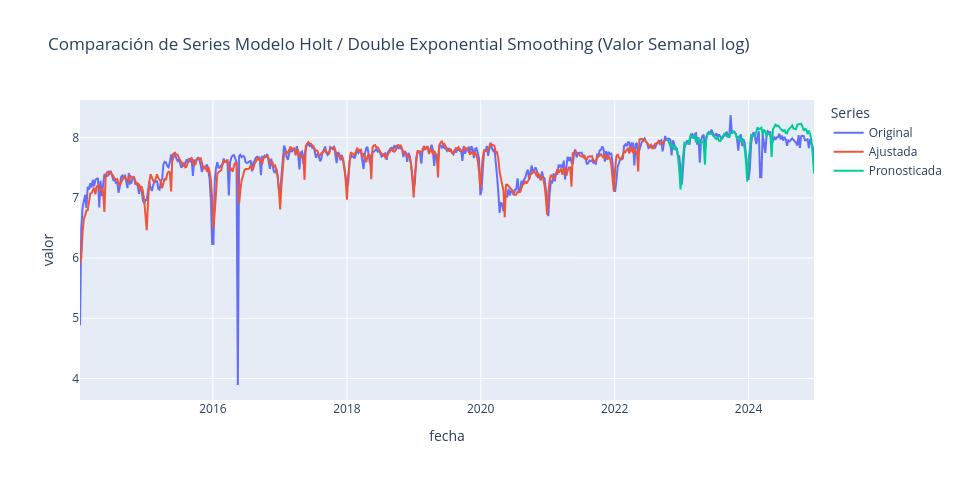
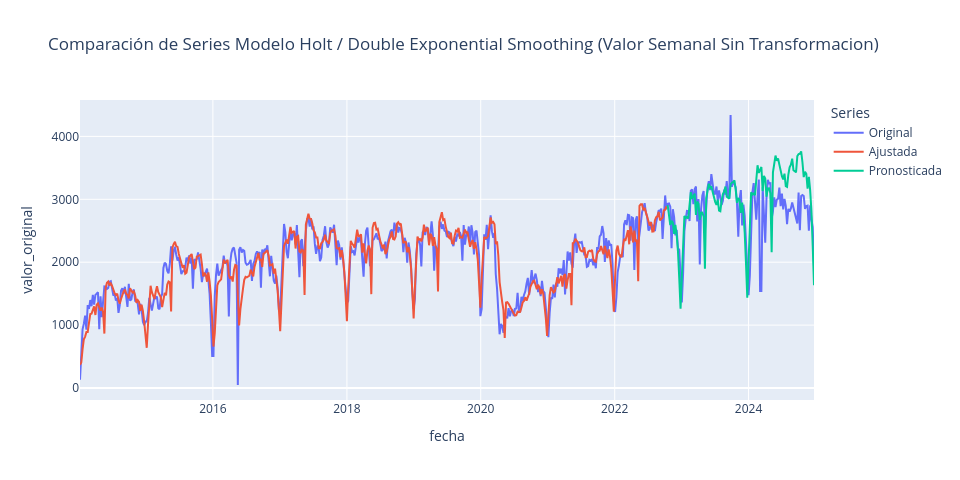

Notebook code for these charts, in order:
### Markdown cell above
##### 2.1.2.1. Entrenamiento y prueba
* Se grafican los datos originales, los valores ajustados y el pronóstico para comparar el desempeño del modelo.

### Code cell
# Los datos a graficar
model_name = 'Modelo Holt / Double Exponential Smoothing'
data_tuples = (
    (df_original, 'Original'),
    (df_ajustado, 'Ajustada'),
    (df_pronostico, 'Pronosticada'),
)

# El gráfico base que siempre se muestra
plot_configs = [
    ('valor', 'Valor Semanal log')
]

# El gráfico condicional
if 'valor_original' in df_original.columns:
    plot_configs.append(('valor_original', 'Valor Semanal Sin Transformacion'))


# --- 3. Itera y llama a la función UNA SOLA VEZ dentro del bucle ---
for y_col, title_suffix in plot_configs:
    plot_forecast(
        *data_tuples,  # Desempaqueta los datos
        y=y_col,
        title=f'Comparación de Series {model_name} ({title_suffix})',
        **common_plot_args  # Desempaqueta los argumentos comunes
    )
